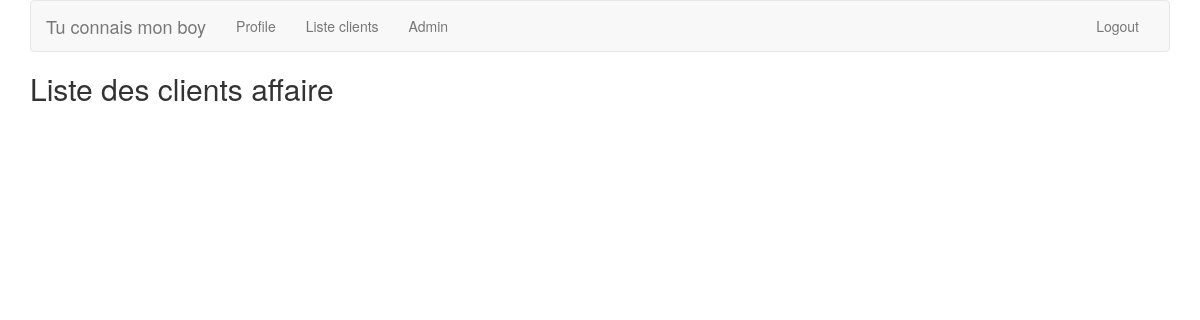
/account/client-list/ (signed in), run on an earlier commit of the app's database.
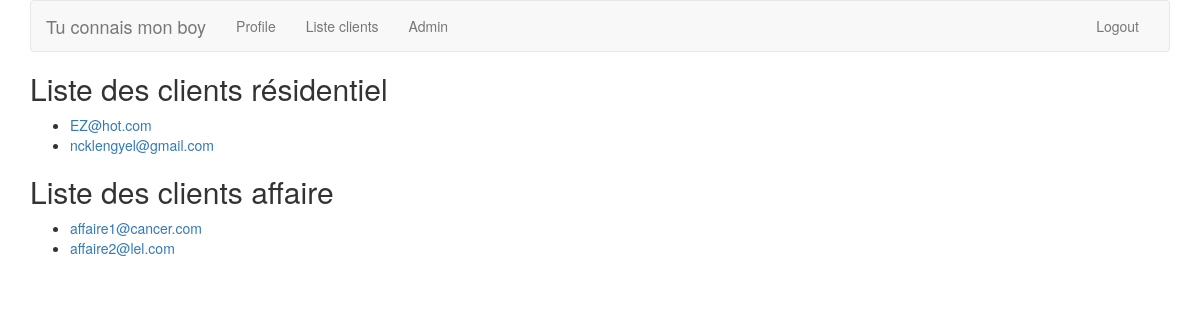
And on a later commit of the database.
### accounts/models.py (models this page shows, shortened)
class ClientResidentiel(models.Model):
    first_name = models.CharField(max_length=100, default='')
    last_name = models.CharField(max_length=100, default='')
    email = models.CharField(max_length=100, default='')

class ClientAffaire(models.Model):
    first_name = models.CharField(max_length=100, default='')
    last_name = models.CharField(max_length=100, default='')
    email = models.CharField(max_length=100, default='')

### accounts/views.py (the view)
@login_required
def client_list(request):
    print(request.user.username)
    print(request.user.has_perm('accounts.view_all_clients'))
    if request.user.has_perm('accounts.view_all_clients') or request.user.is_superuser:
        client_list_res = ClientResidentiel.objects.order_by('email')
        client_list_aff = ClientAffaire.objects.order_by('email')
        args = {'client_list_res': client_list_res, 'client_list_aff': client_list_aff }
        return render(request, 'accounts/client_list.html', args)
    else:
        client_list_aff = ClientAffaire.objects.order_by('email')
        args = {'client_list_aff': client_list_aff }
        return render(request, 'accounts/client_list.html', args)

### accounts/templates/accounts/client_list.html (shortened to what this page needs)
{% extends 'base.html' %}
{% block body %}
{% if client_list_res and client_list_aff %}
<h2>Liste des clients résidentiel</h2>
<ul>
  {% for client in client_list_res %}
  <li><a href="/admin/accounts/clientresidentiel/{{client.id}}">{{client.email}}</a></li>
  {% endfor %}
</ul>
<h2>Liste des clients affaire</h2>
<ul>
  {% for client in client_list_aff %}
  <li><a href="/admin/accounts/clientaffaire/{{client.id}}">{{client.email}}</a></li>
  {% endfor %}
</ul>
{% else %}
<h2>Liste des clients affaire</h2>
{% endif %}
{% endblock %}

### accounts/templates/base.html (shortened to what this page needs)
<!DOCTYPE html>
<html>
  <head>
    <link rel="stylesheet" href="https://maxcdn.bootstrapcdn.com/bootstrap/3.3.7/css/bootstrap.min.css">
  </head>
  <body>
<div class="container">
    <nav class="navbar navbar-default">
      <div class="container-fluid">
        <div class="navbar-header">
          <a class="navbar-brand" href="/account">Tu connais mon boy</a>
        </div>
        <div id="navbar" class="navbar-collapse collapse">
          {% if user.is_authenticated and user.is_superuser %}
          <ul class="nav navbar-nav">
            <li><a href="/account/profile">Profile</a></li>
            <li><a href="/account/client-list/">Liste clients</a></li>
            <li><a href="/admin/">Admin</a></li>
          </ul>
          <ul class="nav navbar-nav navbar-right">
            <li><a href="/account/logout/">Logout</a></li>
          </ul>
            {% endif %}
        </div>
      </div>
    </nav>
    {% block body %}{% endblock %}
  </body>
</html>

What changed in the data, as far as the page shows it:
added ClientResidentiel: email "EZ@hot.com"
added ClientResidentiel: email "ncklengyel@gmail.com"
added ClientAffaire: email "affaire1@cancer.com"
added ClientAffaire: email "affaire2@lel.com"
Also different on the page:
text now shown: "Liste des clients résidentiel"
